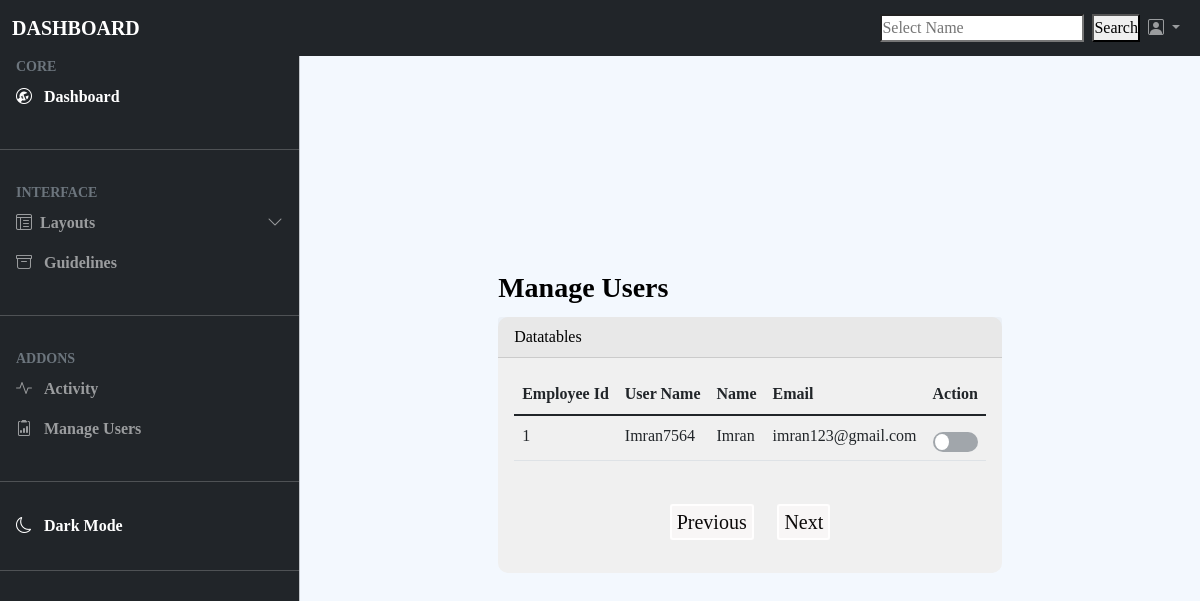
Screenshot of /newuser with the database file from the repository.
### Employee/models.py (models this page shows, shortened)
class Register(models.Model):
    eid = models.IntegerField()
    username=models.CharField(max_length=20)
    name = models.CharField(max_length=20)
    email = models.EmailField()
    password = models.CharField(max_length=20)
    confirm_password = models.CharField(max_length=20)
    is_on = models.BooleanField(default=False)

### Employee/views.py (the view)
# urls.py: path("newuser", views.newuser, name='newuser'),
def newuser(request):
    newdata = Register.objects.all()
    return render(request,'newuser.html',{'data_2':newdata})

### Employee/templates/newuser.html (shortened to what this page needs)
<!DOCTYPE html>
<html lang="en">
    {% load static %}
<head>
    <link href="https://cdn.jsdelivr.net/npm/bootstrap@5.1.3/dist/css/bootstrap.min.css" rel="stylesheet">
    <link rel="stylesheet" href="static/css/style.css">
    <link rel="stylesheet" href="https://cdn.jsdelivr.net/npm/bootstrap-icons@1.8.1/font/bootstrap-icons.css">
    <link rel="stylesheet" href="static/css/dark-mode.css">
</head>
<body>
<nav class="navbar navbar-expand-lg navbar-dark bg-dark fixed-top">
  <div class="container-fluid">
    <a class="navbar-brand fw-bold me-auto" href="#">DASHBOARD</a>
    <div class="collapse navbar-collapse" id="navbarSupportedContent">
      <form class="d-flex ms-auto">
          <div class="input-group my-3 my-lg-0">
                <input type="text" list="names" value="{{val_1.st}}" name="searchname" class="form-control-1" placeholder="Select Name">
                <button type="submit" class="btn-1 ms-2">Search</button>
            </div>
      </form>
      <ul class="navbar-nav mb-2 mb-lg-0">
          <li class="nav-item dropdown">
            <a class="nav-link dropdown-toggle" href="#" id="navbarDropdown" role="button" data-bs-toggle="dropdown" aria-expanded="false">
              <i class="bi bi-person-square"></i>
            </a>
          </li>
        </ul>
    </div>
  </div>
</nav>
<div class="offcanvas offcanvas-start bg-dark text-white side-bar" data-bs-scroll="true" tabindex="-1" id="offcanvas" aria-labelledby="offcanvas">
  <div class="offcanvas-body p-0">
    <nav class="navbar-dark">
      <ul class="navbar-nav">
        <li>
          <div class="text-muted small fw-bold text-uppercase px-3">Core</div>
        </li>
        <li>
          <a href="{% url 'dashboard' %}"class="nav-link px-3 active">
            <span class="me-2">
              <i class="bi bi-wrench-adjustable-circle"></i>
            </span>
            <span class="fw-bold">Dashboard</span>
          </a>
        </li>
        <li class="my-4">
          <hr class="dropdown-divider">
        </li>
        <li>
          <div class="text-muted small fw-bold text-uppercase px-3">Interface</div>
        </li>
        <li>
          <a class="nav-link px-3 sidebar-link" data-bs-toggle="collapse" href="#collapseExample" role="button" aria-expanded="false" aria-controls="collapseExample">
            <span class="me-2"><i class="bi bi-layout-text-window-reverse"></i></span>
            <span class="fw-bold">Layouts</span>
            <span class="right-icon ms-auto">
              <i class="bi bi-chevron-down"></i>
            </span>
          </a>
          <li>
          <a href="{% url 'guidelines' %}" class="nav-link px-3">
            <span class="me-2">
              <i class="bi bi-archive"></i>
            </span>
            <span class="fw-bold">Guidelines</span>
          </a>
        </li>
        <li class="my-4">
          <hr class="dropdown-divider">
        </li>
        <li>
          <div class="text-muted small fw-bold text-uppercase px-3">Addons</div>
        </li>
        <li>
          <a href="#" class="nav-link px-3">
            <span class="me-2">
              <i class="bi bi-activity"></i>
            </span>
            <span class="fw-bold">Activity</span>
          </a>
        </li>
        <li>
          <a href="{% url 'newuser' %}" class="nav-link px-3">
            <span class="me-2">
              <i class="bi bi-clipboard2-data"></i>
            </span>
            <span class="fw-bold">Manage Users</span>
          </a>
        </li>
        <li class="my-4">
          <hr class="dropdown-divider">
        </li>
        <div class="custom-control custom-switch px-3">
          <label class="custom-control-label" for="darkSwitch">
          <span class="fw-bold">
            <i class="bi bi-moon me-2"></i>
            Dark Mode</span>
          </label>
        </div>
        <li class="my-4">
          <hr class="dropdown-divider">
        </li>
      </li>
      </ul>
    </nav>
  </div>
</div>
<body class="light"></body>
<main class="mt-5 pt-3">
  <div class="container-fluid">
    <div class="row">
      <div class="col-md-12 fw-bold fs-3">Manage Users</div>
    </div>
    <div class="row mt-2">
      <div class="col-md-12">
        <div class="card-table">
          <div class="card-header">
            Datatables
          </div>
          <div class="card-body">
            <div class="table-responsive">
              <table id="example" class="table data-table" style="width:100%">
                <thead>
                    <tr>
                        <th scope="col">Employee Id</th>
                        <th scope="col">User Name</th>
                        <th scope="col">Name</th>
                        <th scope="col">Email</th>
                        <th scope="col">Action</th>
                      </tr>
                    </thead>
                        {% for e in data_2 %}
                        <tbody>
                            <tr>
                                <td>{{ e.id }}</td>
                                <td>{{ e.username }}</td>
                                <td>{{ e.name}}</td>
                                <td>{{ e.email}}</td>
                                <td>
                                    <label class="switch">
                                    <span class="slider round"></span>
                                    </label>
                                   </td>
                            </tr>
                      </tbody>
                      {% endfor %}
            </table>
            </div>
            <div class="pagi">
              <span class="step-links">
                  {% if data_1.has_previous %}
                      <a class="page" href="?page={{ data_1.previous_page_number }}">Previous</a>
                  {% else %}
                      <a class="page" href="#" tabindex="-1" aria-disabled="True">Previous</a>
                  {% endif %}
                      {% if data_1.has_next %}
                      <a class="page" href="?page={{ data_1.next_page_number }}">Next</a>
                  {% else %}
                      <a class="page" href="#" tabindex="-1" aria-disabled="True">Next</a>
                  {% endif %}
          </span>
          </div>
          </div>
          </div>
        </div>
      </div>
    </div>
    <br>
</main>
</body>
</html>

### Employee/static/css/style.css (style rules this page uses)
html, body { width: 100%; margin: 0; padding: 0; background: #fff; color: #000; }
:root { --offcanvas-width: 300px; --topNavbarHeight: 56px; --transition-collapse: ease 0.5s; }
.side-bar { width: var(--offcanvas-width); }
.sidebar-link { display: flex; align-items: center; }
.sidebar-link .right-icon { display: inline-flex; transition: all ease 0.5s; }
@media (min-width: 990px) { body { overflow: auto !important; } }
@media (min-width: 990px) { main { margin-left: var(--offcanvas-width); } }
@media (min-width: 990px) { .side-bar { transform: none; visibility: visible !important; top: var(--topNavbarHeight); height: calc(100% - var(--topNavbarHeight)); } }
.card, .card-chart, .card-table { border-radius: 10px; }
.card-table { background: rgb(240, 240, 240); }
label { cursor: pointer; }

### Employee/templates/newuser.html (style rules this page uses)
:root { --dark-body: #4d4c5a; --dark-main: #141529; --dark-second: #79788c; --dark-hover: #323048; --dark-text: #f8fbff; --light-body: #f3f8fe; --light-main: #fdfdfd; --light-second: #c3c2c8; --light-hover: #edf0f5; --light-text: #151426; --blue: #007497; --white: #fff; --shadow: rgba(100, 100, 111, 0.2) 0px 7px 29px 0px; }
.light { --bg-body: var(--light-body); --bg-main: var(--light-main); --bg-second: var(--light-second); --color-hover: var(--light-hover); --color-txt: var(--light-text); }
* { padding: 0; margin: 0; box-sizing: border-box; }
html, body { height: 100vh; display: grid; place-items: center; font-family: var(--font-family); background-color: var(--bg-body); }
.pagi { margin-top: 30px; margin-bottom: 20px; color: black; font-size: 15px; text-align: center; }
.page { text-decoration: none; border: 2px solid rgb(255, 254, 254); background-color: rgb(248, 246, 246); color: rgb(12, 10, 10); margin:10px; font-size: 20px; padding: 5px; border-radius: 3px; }
.switch { position: relative; display: inline-block; width: 45px; height: 20px; vertical-align: middle; margin-top: 8px; }
.slider { position: absolute; cursor: pointer; top: 0; left: 0; right: 0; bottom: 0; background-color: #A1A6AB; -webkit-transition: .4s; transition: .4s; }
.slider:before { position: absolute; content: ""; height: 16px; width: 14px; left: 2px; bottom: 2px; background-color: white; -webkit-transition: .4s; transition: .4s; }
.slider.round { border-radius: 34px; }
.slider.round:before { border-radius: 50%; }

### rows the page displays
Register: id "1", username "Imran7564", name "Imran", email "imran123@gmail.com"
